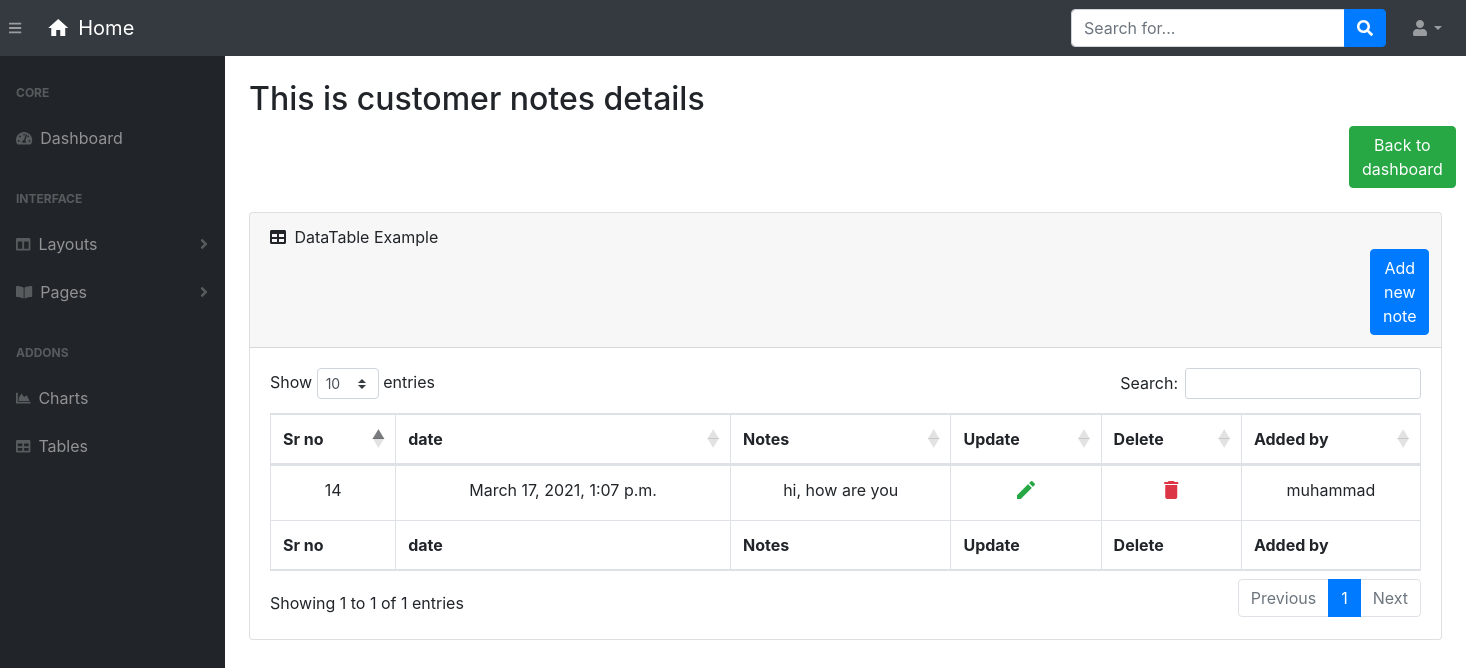
The app's page /note/ with its own data.
### task/models.py (models this page shows, shortened)
class Note(models.Model):
 	serial_number= models.IntegerField()
 	date= models.DateTimeField(auto_now_add=True)
 	note= models.TextField()
 	added_by= models.ForeignKey(Customer, on_delete=models.CASCADE, null=True)

class Customer(models.Model):
    first_name=models.CharField(max_length=70)
    last_name=models.CharField(max_length=70)
    email=models.EmailField()
    added_by = models.ForeignKey(User, on_delete = models.CASCADE, null = True)
    def __str__(self):
        return self.first_name

### task/views.py (the view)
# urls.py: path('note/',views.note,name='note'),
def note(request):
	notes=Note.objects.all()
	form=NoteForm()
	if request.method=='POST':
		form=NoteForm(request.POST)
		if form.is_valid():
			form.save()
			return redirect('note')
	return render(request,'task/note.html',{'form':form,'notes':notes})

### task/forms.py (shortened to what this page needs)
class NoteForm(forms.ModelForm):
	class Meta:
		model=Note
		fields='__all__'

### task/templates/task/note.html (shortened to what this page needs)
{% load static %}
{% load crispy_forms_tags %}
{% include 'task/inc/head.inc.html' %}
    <body class="sb-nav-fixed">
        {% include 'task/inc/navbar.inc.html' %}
        <div id="layoutSidenav">
            <div id="layoutSidenav_nav">
                {% include 'task/inc/sidebar.inc.html' %}
            </div>
            <div id="layoutSidenav_content" >
                <div class="row">
                    <div class="col-lg-12 py-4">
                        <div class="container-fluid">
                            <h2>This is customer notes details </h2>
                               <div style="margin-left: 1100px">
                                        <a href="{% url 'home page' %}" class="btn btn-success">Back to dashboard</a>
                                </div>
                            <br>
                            <div class="card mb-4">
                                <div class="card-header">
                                    <i class="fas fa-table mr-1"></i>
                                    DataTable Example
                                    <a  data-toggle="modal" data-target="#noteModel" class="btn btn-primary" style="margin-left: 1100px">Add new note </a>
                                </div>
                                <div class="card-body">
                                    <div class="table-responsive">
                                        <table class="table table-bordered text-center" id="dataTable" width="100%" cellspacing="0">
                                            <thead>
                                                <tr>
                                                    <th>Sr no</th>
                                                    <th>date </th>
                                                    <th>Notes</th>
                                                    <th>Update</th>
                                                    <th>Delete</th>
                                                    <th>Added by</th>
                                                </tr>
                                            </thead>
                                            <tfoot>
                                                    <th>Sr no</th>
                                                    <th>date </th>
                                                    <th>Notes</th>
                                                    <th>Update</th>
                                                    <th>Delete</th>
                                                    <th>Added by</th>
                                            </tfoot>
                                            <tbody>
                                                {% for note in notes %}
                                                <tr>
                                                    <td>{{note.serial_number}}</td>
                                                    <td>{{note.date}}</td>
                                                    <td>{{note.note}}</td>
                                                    <td><a href="{% url 'editnote' note.id %}"> <i class="material-icons text-success">edit</i><a></td>
                                                    <td>
                                                            <a href="{% url 'deletenote' note.id %}" style="text-decoration: none;">
                                                                    <i class="material-icons text-danger">delete</i>
                                                            </a>
                                                    </td>
                                                    <td>{{note.added_by}}</td>
                                                </tr>
                                                {% endfor %}
                                            </tbody>
                                        </table>
                                    </div>
                                </div>
                            </div>
                        </div>
                    </div>
                </div>
            </div>
        </div>
    </body>
</html>

### records on screen
Note: serial_number "14", date "March 17, 2021, 1:07 p.m.", note "hi, how are you", added_by "muhammad"
